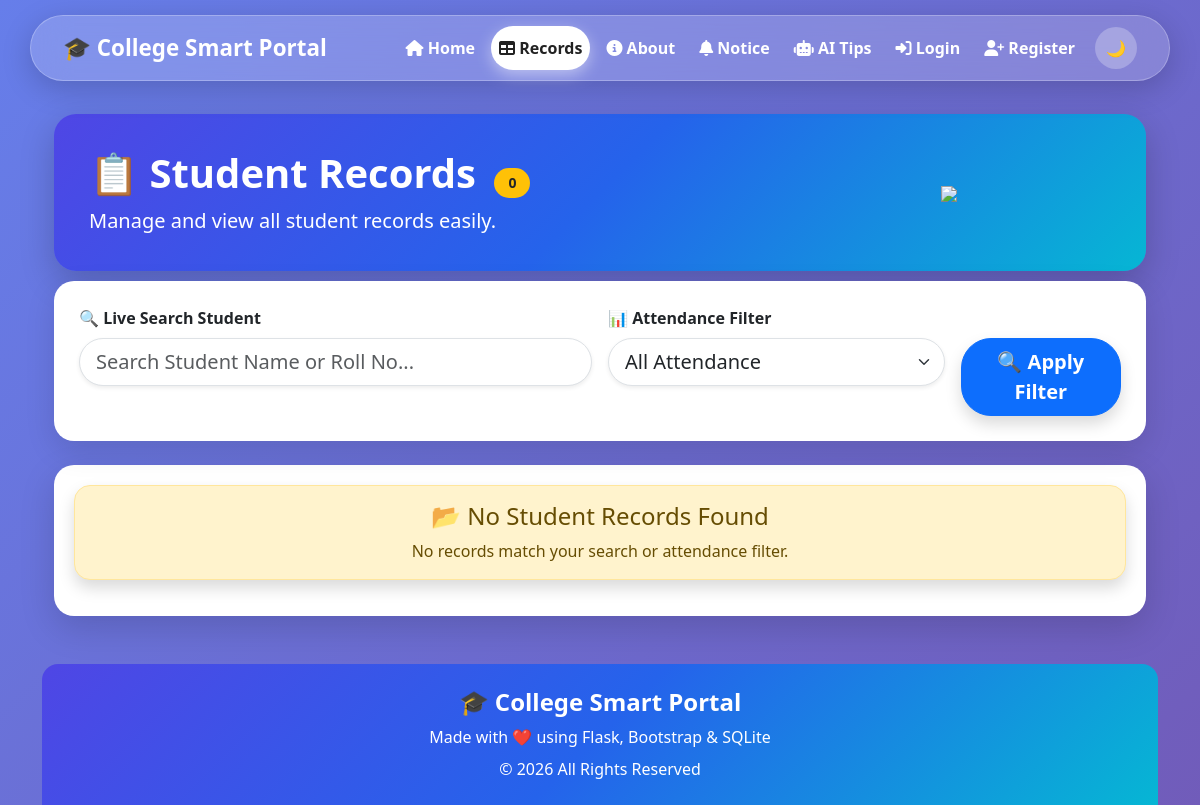
Page /record on the earlier database version.
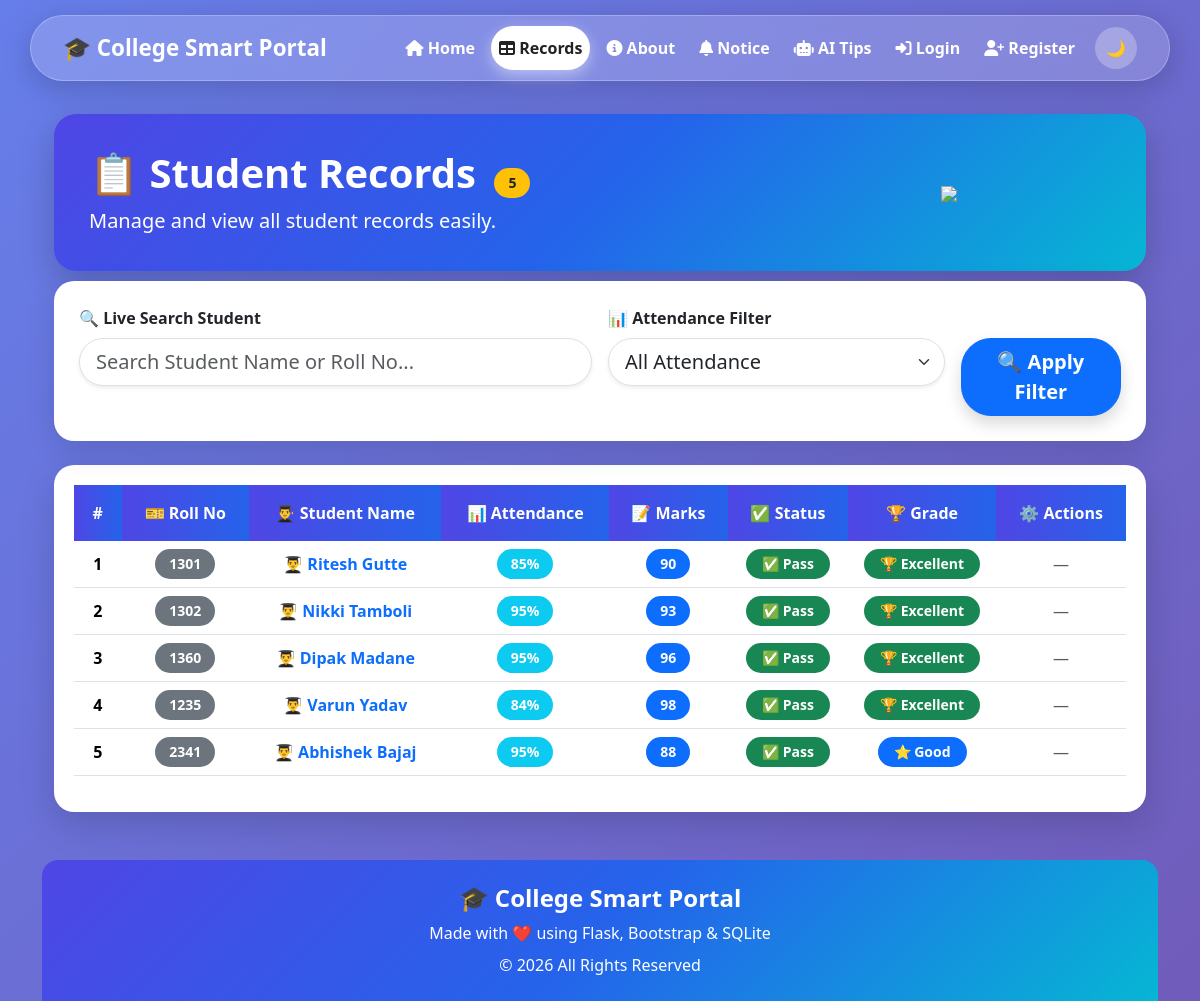
Same page on the later database version.
### tables this page shows
CREATE TABLE students (
            id INTEGER PRIMARY KEY AUTOINCREMENT,
            name TEXT NOT NULL,
            roll TEXT UNIQUE NOT NULL,
            attendance INTEGER NOT NULL,
            marks INTEGER NOT NULL
            
        
        );

### app.py (the view)
@app.route("/record")
def records():
    search = request.args.get("search", "")
    attendance = request.args.get("attendance", "")
    conn = get_db()
    attendances = conn.execute("""
        SELECT DISTINCT attendance
        FROM students
        ORDER BY attendance
    """).fetchall()
    query = "SELECT * FROM students WHERE 1=1"
    params = []
    if search:
        query += " AND name LIKE ?"
        params.append("%" + search + "%")
    if attendance:
        query += " AND attendance = ?"
        params.append(attendance)
    students = conn.execute(query, params).fetchall()
    conn.close()
    return render_template( "record1.html",students=students, attendances=attendances,selected_attendance=attendance )

### app.py (called while the page is built)
def get_db():
    conn = sqlite3.connect("myproject.db")
    conn.row_factory = sqlite3.Row
    return conn

### templates/record1.html (shortened to what this page needs)
{% extends 'base.html' %}
{% block content %}
<div class="container mt-4">
<div class="record-header">
<div class="row align-items-center">
<div class="col-lg-8">
<h1 class="fw-bold">
📋 Student Records
<span class="badge bg-warning text-dark ms-2">
{{ students|length }}
</span>
</h1>
<p class="fs-5 mb-0">
Manage and view all student records easily.
</p>
</div>
<div class="col-lg-4 text-center">
<img src="https://cdn-icons-png.flaticon.com/512/3135/3135755.png"
class="img-fluid">
</div>
</div>
</div>
<div class="filter-card">
<form method="GET" action="{{ url_for('records') }}">
<div class="row g-3">
<div class="col-lg-6">
<label class="form-label fw-bold">
🔍 Live Search Student
</label>
<input
type="text"
id="searchInput"
class="form-control form-control-lg rounded-pill shadow-sm"
placeholder="Search Student Name or Roll No...">
</div>
<div class="col-lg-4">
<label class="form-label fw-bold">
📊 Attendance Filter
</label>
<select
name="attendance"
class="form-select form-select-lg rounded-pill shadow-sm">
<option value="">All Attendance</option>
</select>
</div>
<div class="col-lg-2 d-grid">
<label class="form-label text-white">
</label>
<button
type="submit"
class="btn btn-primary btn-lg shadow">
🔍 Apply Filter
</button>
</div>
</div>
</form>
</div>
<div class="table-card mt-4">
{% if students %}
<div class="table-responsive">
<table class="table table-hover align-middle text-center"
id="studentTable">
<thead>
<tr>
<th>#</th>
<th>🎫 Roll No</th>
<th>👨‍🎓 Student Name</th>
<th>📊 Attendance</th>
<th>📝 Marks</th>
<th>✅ Status</th>
<th>🏆 Grade</th>
<th>⚙️ Actions</th>
</tr>
</thead>
<tbody>
{% for student in students %}
<tr>
<td class="fw-bold">
{{ loop.index }}
</td>
<td>
<span class="badge bg-secondary">
{{ student.roll }}
</span>
</td>
<td>
<a href="{{ url_for('student_detail', id=student.id) }}"
class="fw-bold text-decoration-none text-primary">
👨‍🎓 {{ student.name }}
</a>
</td>
<td>
<span class="badge bg-info">
{{ student.attendance }}%
</span>
</td>
<td>
<span class="badge bg-primary">
{{ student.marks }}
</span>
</td>
<td>
{% if student.marks >= 35 %}
<span class="badge bg-success px-3 py-2">
✅ Pass
</span>
{% else %}
<span class="badge bg-danger px-3 py-2">
❌ Fail
</span>
{% endif %}
</td>
<td>
{% if student.marks >= 90 %}
<span class="badge bg-success px-3 py-2">
🏆 Excellent
</span>
{% elif student.marks >= 75 %}
<span class="badge bg-primary px-3 py-2">
⭐ Good
</span>
{% elif student.marks >= 60 %}
<span class="badge bg-warning text-dark px-3 py-2">
👍 Average
</span>
{% else %}
<span class="badge bg-danger px-3 py-2">
📘 Poor
</span>
{% endif %}
</td>
<td>
{% if session.get("role")=="admin" %}
<a href="{{ url_for('edit_student', id=student.id) }}"
class="btn btn-warning btn-sm rounded-pill px-3 me-1">
✏️ Edit
</a>
<form action="{{ url_for('delete_student', id=student.id) }}"
method="POST"
style="display:inline;">
<button
class="btn btn-danger btn-sm rounded-pill px-3"
onclick="return confirm('Delete this student?')">
🗑️ Delete.
</button>
</form>
{% else %}
<span class="text-muted">—</span>
{% endif %}
</td>
</tr>
{% endfor %}
</tbody>
</table>
</div>
{% else %}
<div class="alert alert-warning text-center rounded-4 shadow">
<h4>📂 No Student Records Found</h4>
<p class="mb-0">
No records match your search or attendance filter.
</p>
</div>
{% endif %}
</div>
</div>
{% endblock %}

### templates/base.html (shortened to what this page needs)
<!DOCTYPE html>
<html lang="en" data-bs-theme="light">
<head>
    <link href="https://cdn.jsdelivr.net/npm/bootstrap@5.3.3/dist/css/bootstrap.min.css" rel="stylesheet">
    <link rel="stylesheet"href="https://cdnjs.cloudflare.com/ajax/libs/font-awesome/6.4.2/css/all.min.css">
</head>
<body>
<nav class="navbar navbar-expand-lg glass-nav fixed-top">
    <div class="container">
        <a class="navbar-brand fw-bold text-white" href="/">
            🎓 College Smart Portal
        </a>
        <div class="collapse navbar-collapse justify-content-end" id="navbarNav">
            <ul class="navbar-nav align-items-center">
                <li class="nav-item">
                    <a class="nav-link active" href="/">
                        <i class="fas fa-house"></i>
                        <span>Home</span>
                    </a>
                </li>
                <li class="nav-item">
                    <a class="nav-link" href="/record">
                        <i class="fas fa-table"></i>
                        <span>Records</span>
                    </a>
                </li>
                <li class="nav-item">
                    <a class="nav-link" href="/about">
                        <i class="fas fa-circle-info"></i>
                        <span>About</span>
                    </a>
                </li>
                <li class="nav-item">
                    <a class="nav-link" href="/notice">
                        <i class="fas fa-bell"></i>
                        <span>Notice</span>
                    </a>
                </li>
                <li class="nav-item">
                    <a class="nav-link" href="/ai_tips">
                        <i class="fas fa-robot"></i>
                        <span>AI Tips</span>
                    </a>
                </li>
                {% if session.get("username") %}
                    {% if session.get("role") == "admin" %}
                    <li class="nav-item">
                        <a class="nav-link" href="/add">
                            <i class="fas fa-user-plus"></i>
                            <span>Add Student</span>
                        </a>
                    </li>
                    {% endif %}
                    <li class="nav-item">
                        <a class="nav-link logout-btn" href="/logout">
                            <i class="fas fa-right-from-bracket"></i>
                            <span>Logout</span>
                        </a>
                    </li>
                {% else %}
                    <li class="nav-item">
                        <a class="nav-link" href="/login">
                            <i class="fas fa-right-to-bracket"></i>
                            <span>Login</span>
                        </a>
                    </li>
                    <li class="nav-item">
                        <a class="nav-link" href="/register">
                            <i class="fas fa-user-plus"></i>
                            <span>Register</span>
                        </a>
                    </li>
                {% endif %}
                <li class="nav-item ms-2">
                    <button class="theme-btn" onclick="toggleTheme()">
                        🌙
                    </button>
                </li>
            </ul>
        </div>
    </div>
</nav>
<div style="height:90px;"></div>
<div class="container">
{% block content %}
{% endblock %}
<footer class="mt-5">
<div class="container-fluid text-center text-white py-4 rounded-top-4"
style="background:linear-gradient(135deg,#4f46e5,#2563eb,#06b6d4);">
<h4 class="fw-bold">
🎓 College Smart Portal
</h4>
<p class="mb-2">
Made with ❤️ using Flask, Bootstrap & SQLite
</p>
<p class="mb-0">
© 2026 All Rights Reserved
</p>
</div>
</body>
</html>

### templates/base.html (style rules this page uses)
tbody tr { transition:0.3s; }
.badge { padding:8px 12px; }
.btn { transition:0.3s; }
.btn { border: radius 15px; font-weight:bold; }
body { background:linear-gradient(135deg,#667eea,#764ba2,#6dd5ed); background-size:300% 300%; animation:bgMove 12s ease infinite; }
.glass-nav { margin:15px auto; width:95%; border-radius:50px; background:rgba(255,255,255,.18); backdrop-filter:blur(18px); -webkit-backdrop-filter:blur(18px); border:1px solid rgba(255,255,255,.25); box-shadow:0 8px 30px rgba(0,0,0,.18); padding:10px 20px; }
.glass-nav .navbar-brand { color:#fff !important; font-size:1.4rem; }
.glass-nav .nav-link { color:white !important; font-weight:600; padding:10px 18px; margin:0 4px; border-radius:30px; transition:all .35s ease; }
.glass-nav .nav-link.active { background:white; color:#222 !important; box-shadow:0 5px 15px rgba(255,255,255,.45); }
.theme-btn { width:42px; height:42px; border:none; border-radius:50%; background:rgba(255,255,255,.25); color:white; transition:.3s; }

### templates/record1.html (style rules this page uses)
.record-header { background:linear-gradient(135deg,#4f46e5,#2563eb,#06b6d4); border-radius:22px; padding:35px; color:white; box-shadow:0 12px 35px rgba(0,0,0,.20); margin-bottom:30px; }
.record-header img { width:140px; }
.filter-card { background:#fff; padding:25px; border-radius:20px; box-shadow:0 10px 30px rgba(0,0,0,.12); margin-top:-20px; position:relative; z-index:5; }
.table-card { background:#fff; padding:20px; border-radius:20px; box-shadow:0 12px 35px rgba(0,0,0,.15); }
.table thead th { background:linear-gradient(90deg,#4f46e5,#2563eb); color:white; border:none; padding:16px; font-weight:600; text-align:center; }
.table tbody tr { transition:.3s; }
.badge { padding:8px 14px; border-radius:30px; font-size:14px; }
.btn { border-radius:30px; }

Differences in the rows shown:
added students: roll "1301", name "Ritesh Gutte", attendance "85", marks "90", shows "✅ Pass", shows "🏆 Excellent"
added students: roll "1302", name "Nikki Tamboli", attendance "95", marks "93", shows "✅ Pass", shows "🏆 Excellent"
added students: roll "1360", name "Dipak Madane", attendance "95", marks "96", shows "✅ Pass", shows "🏆 Excellent"
added students: roll "1235", name "Varun Yadav", attendance "84", marks "98", shows "✅ Pass", shows "🏆 Excellent"
added students: roll "2341", name "Abhishek Bajaj", attendance "95", marks "88", shows "✅ Pass", shows "⭐ Good"
Other differences:
{{ students|length }}: "0" → "5"
text no longer shown: "📂 No Student Records Found No records match your search or attendance filter."
text now shown: "# 🎫 Roll No 👨‍🎓 Student Name 📊 Attendance 📝 Marks ✅ Status 🏆 Grade ⚙️ Actions"
